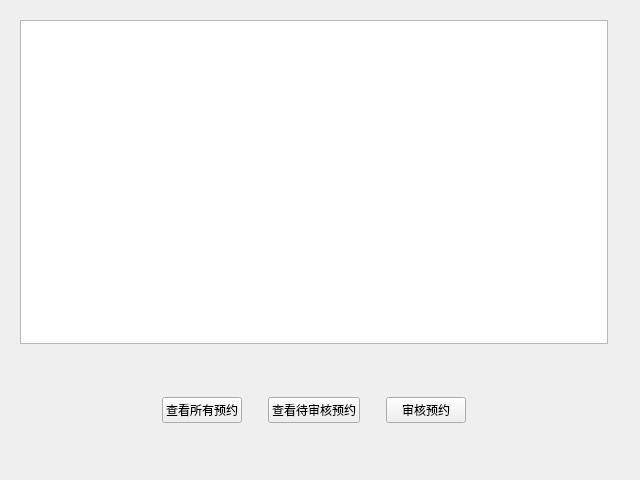
<?xml version="1.0" encoding="UTF-8"?>
<ui version="4.0">
 <class>Teacher</class>
 <widget class="QWidget" name="Teacher">
  <property name="geometry">
   <rect>
    <x>0</x>
    <y>0</y>
    <width>640</width>
    <height>480</height>
   </rect>
  </property>
  <property name="minimumSize">
   <size>
    <width>640</width>
    <height>480</height>
   </size>
  </property>
  <property name="maximumSize">
   <size>
    <width>640</width>
    <height>480</height>
   </size>
  </property>
  <property name="windowTitle">
   <string>Form</string>
  </property>
  <widget class="QTableView" name="tableView">
   <property name="geometry">
    <rect>
     <x>20</x>
     <y>20</y>
     <width>588</width>
     <height>324</height>
    </rect>
   </property>
  </widget>
  <widget class="QWidget" name="widget" native="true">
   <property name="geometry">
    <rect>
     <x>20</x>
     <y>390</y>
     <width>588</width>
     <height>41</height>
    </rect>
   </property>
   <layout class="QHBoxLayout" name="horizontalLayout">
    <item>
     <spacer name="horizontalSpacer_2">
      <property name="orientation">
       <enum>Qt::Horizontal</enum>
      </property>
      <property name="sizeHint" stdset="0">
       <size>
        <width>40</width>
        <height>20</height>
       </size>
      </property>
     </spacer>
    </item>
    <item>
     <widget class="QPushButton" name="pushButton_lookAllOrder">
      <property name="text">
       <string>查看所有预约</string>
      </property>
     </widget>
    </item>
    <item>
     <spacer name="horizontalSpacer_3">
      <property name="orientation">
       <enum>Qt::Horizontal</enum>
      </property>
      <property name="sizeType">
       <enum>QSizePolicy::Fixed</enum>
      </property>
      <property name="sizeHint" stdset="0">
       <size>
        <width>20</width>
        <height>20</height>
       </size>
      </property>
     </spacer>
    </item>
    <item>
     <widget class="QPushButton" name="pushButton_checkOrder">
      <property name="text">
       <string>查看待审核预约</string>
      </property>
     </widget>
    </item>
    <item>
     <spacer name="horizontalSpacer_4">
      <property name="orientation">
       <enum>Qt::Horizontal</enum>
      </property>
      <property name="sizeType">
       <enum>QSizePolicy::Fixed</enum>
      </property>
      <property name="sizeHint" stdset="0">
       <size>
        <width>20</width>
        <height>20</height>
       </size>
      </property>
     </spacer>
    </item>
    <item>
     <widget class="QPushButton" name="pushButton">
      <property name="text">
       <string>审核预约</string>
      </property>
     </widget>
    </item>
    <item>
     <spacer name="horizontalSpacer">
      <property name="orientation">
       <enum>Qt::Horizontal</enum>
      </property>
      <property name="sizeHint" stdset="0">
       <size>
        <width>40</width>
        <height>20</height>
       </size>
      </property>
     </spacer>
    </item>
   </layout>
  </widget>
 </widget>
 <resources/>
 <connections/>
</ui>
